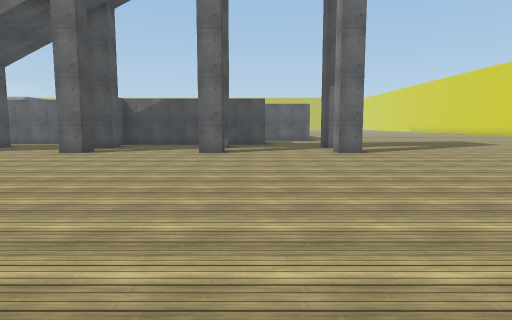
View 1 (above)

24 first-person views from a walk through a Unity game level. The camera is 1.5 m above the floor, tilts 6° down and sees 75° across. The floor is counted in squares, 2 m on a side. Each view is taken from the middle of a square. On the plan, view 1 faces up. The plan holds only what a view shows up to about 11 squares ahead; the rest is blank. The place goes on beyond the plan. The player is left out. Some surface patterns are stand-ins.

View 2
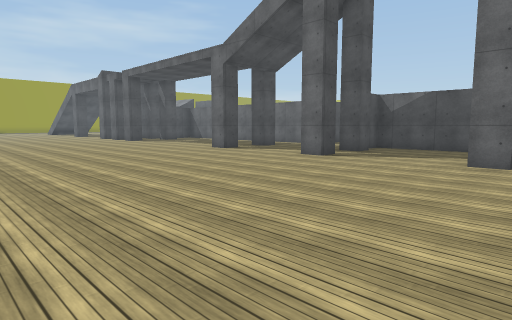

View 3
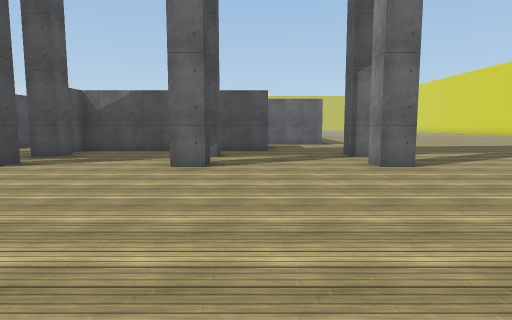

View 4
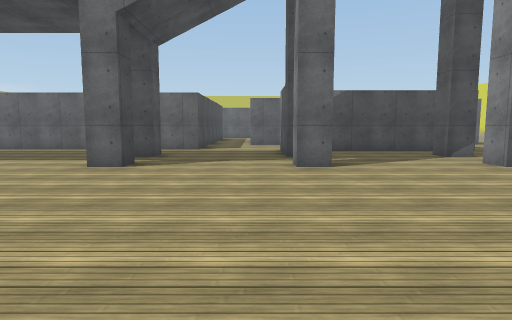

View 5
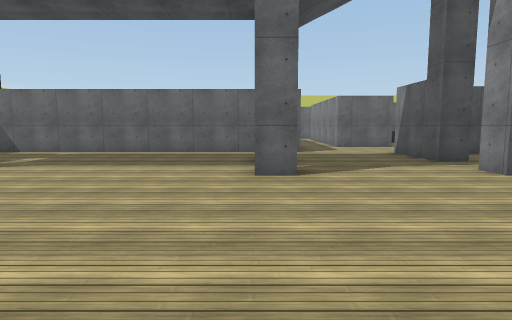

View 6
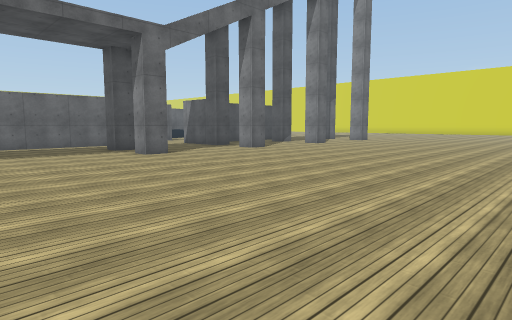

View 7
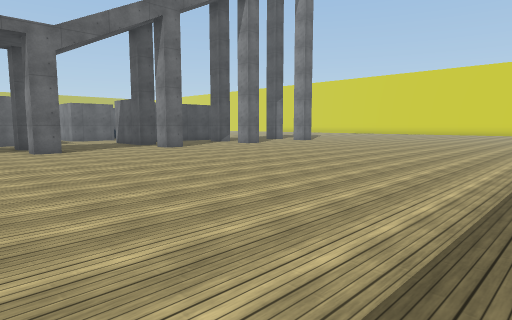

View 8
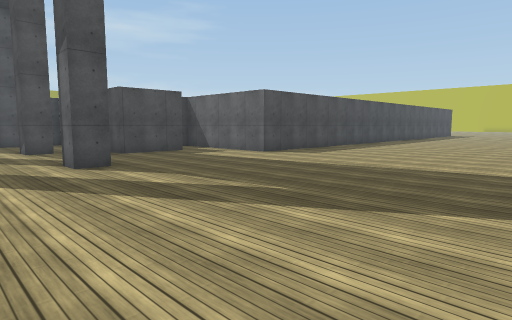

View 9
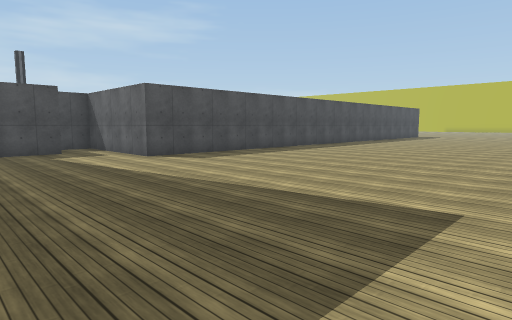

View 10
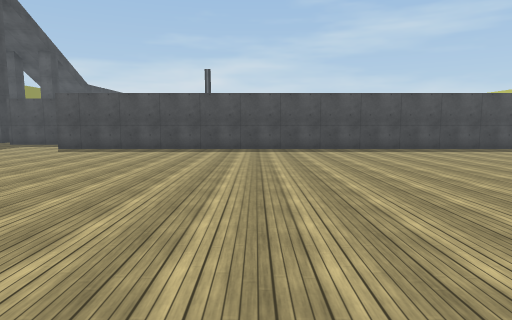

View 11
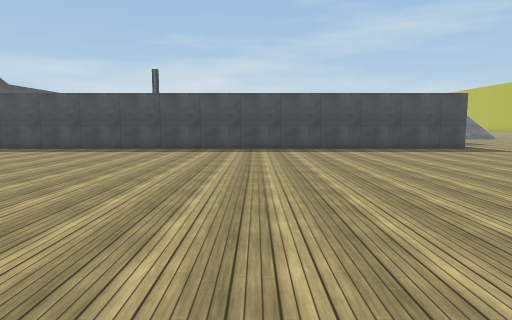

View 12
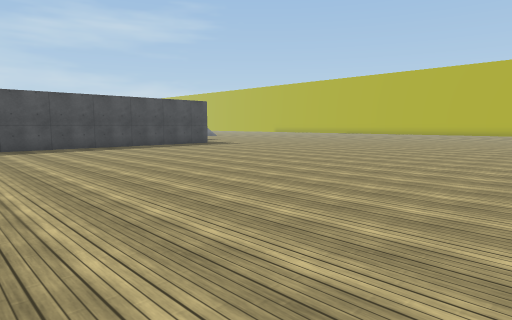

View 13
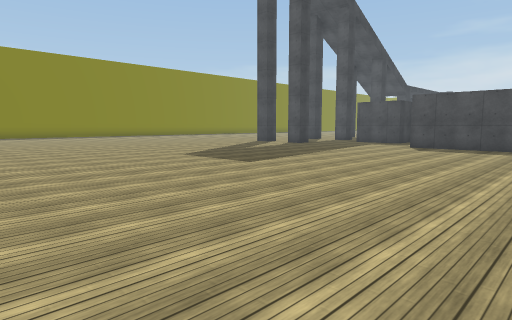

View 14
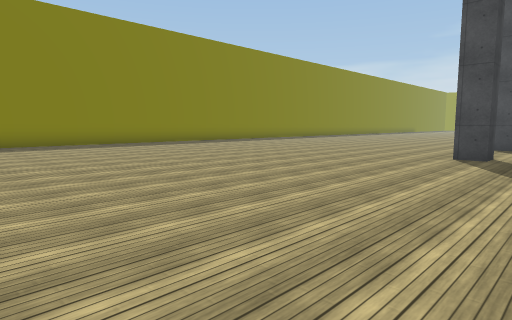

View 15
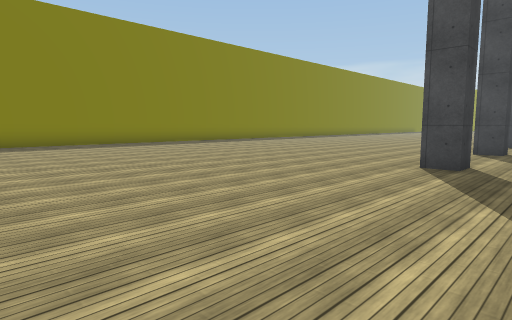

View 16
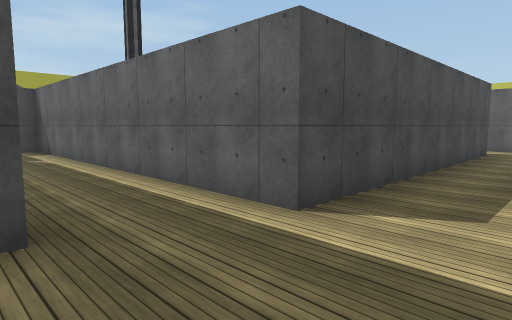

View 17
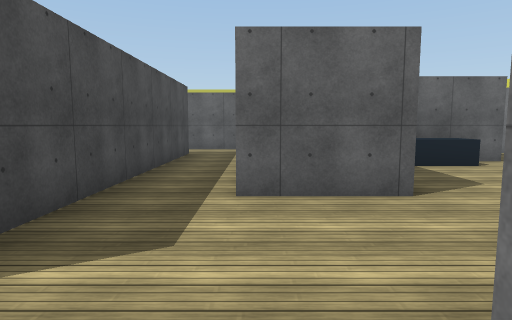

View 18
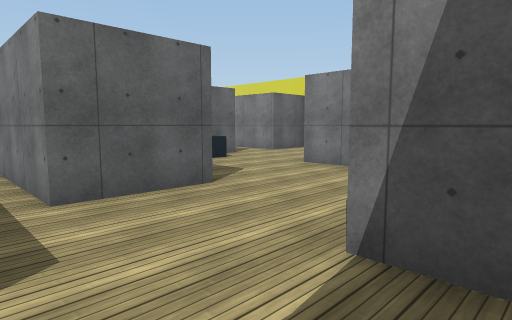

View 19
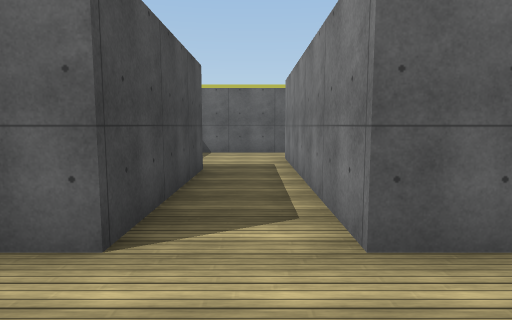

View 20
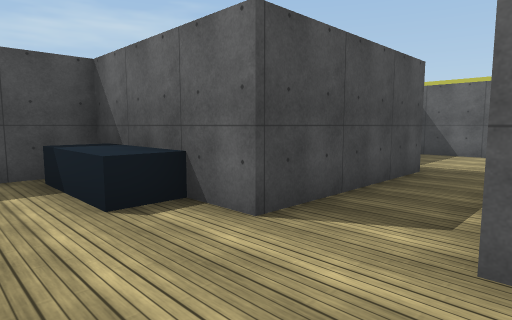

View 21
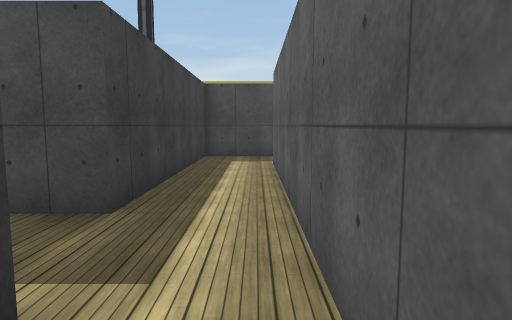

View 22
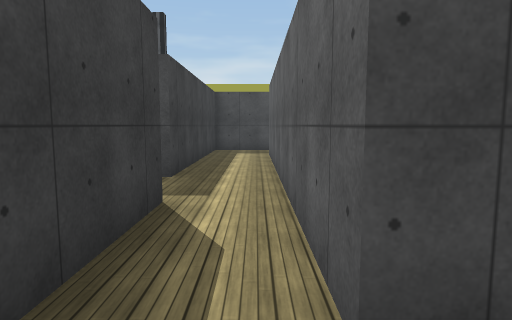

View 23
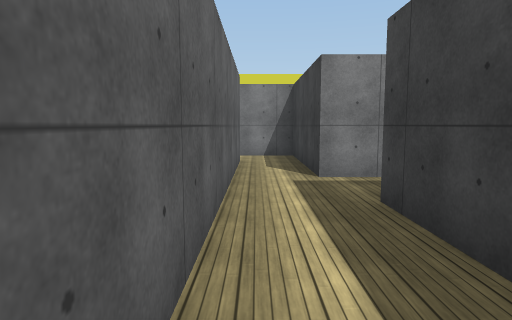

View 24
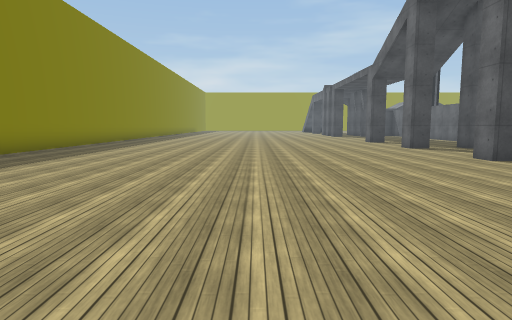

### Floor plan
Ten units are one square. View 1 is at (0, 0); x grows to the right and y downward. Boxes are objects, and circles mark ways between rooms. Rooms are numbered by the first view taken in them; rooms with no view inside come last. Other rooms are left out.
<svg viewBox="-140 -341 237 371">
<path fill="none" stroke="#000" d="M28 -115 28 -108 22 -108 22 -115M3 -146 3 -127 -50 -127 -50 -119M28 -95 28 -89 22 -89 22 -95 28 -95M-9 -115 -9 -108 -15 -108 -15 -115M-9 -95 -9 -89 -15 -89 -15 -95 -9 -95M-42 -155 -62 -155M-46 -115 -46 -108 -53 -108 -53 -130M-46 -96 -46 -89 -53 -89 -53 -96M-78 -156 -78 -133 -135 -133M-84 -115 -84 -108 -90 -108 -90 -115M-84 -96 -84 -89 -90 -89 -90 -96M68 25 72 25M88 25 92 25M-51 25 -24 25M25 -336 25 -158 -12 -158M18 -189 7 -189M-19 -190 -19 -181M-40 -229 -40 -223 -65 -223M-62 -211 -28 -211 -28 -225M-62 -201 -62 -211M-65 -223 -116 -223M-114 -208 -78 -208 -78 -156M-62 -155 -62 -182M-15 -150 -15 -161M-9 -189 -43 -189 -43 -176M-19 -181 -40 -181M-9 -228 -9 -189M9 -261 -21 -261M7 -189 7 -246"/>
<circle cx="-70" cy="-150" r="3" fill="#2a7"/>
<circle cx="-50" cy="-145" r="3" fill="#2a7"/>
<circle cx="-10" cy="-175" r="3" fill="#2a7"/>
<circle cx="0" cy="-180" r="3" fill="#2a7"/>
<circle cx="-60" cy="-220" r="3" fill="#2a7"/>
<text x="50" y="-140">1</text>
<text x="0" y="-180">2</text>
<text x="-30" y="-240">3</text>
<text x="-70" y="-200">4</text>
<text x="-30" y="-160">5</text>
<text x="0" y="-230">6</text>
</svg>
Room 1 opens to room 4. Room 1 opens to room 5. Room 2 opens to room 5. Room 2 opens to room 6. Room 3 opens to room 4.

Where each view was taken, in squares from view 1:
view 1: 0 up, 0 right, facing up
view 2: 2 up, 0 right, facing up-left
view 3: 3 up, 0 right, facing up
view 4: 3 up, 6 left, facing up
view 5: 4 up, 9 left, facing up
view 6: 1 up, 13 left, facing up-right
view 7: 1 down, 11 left, facing up-right
view 8: 9 up, 9 right, facing up-left
view 9: 12 up, 10 right, facing up-left
view 10: 22 up, 13 right, facing left
view 11: 27 up, 13 right, facing left
view 12: 25 up, 14 right, facing up-left
view 13: 20 up, 14 right, facing down-left
view 14: 11 up, 11 right, facing down-left
view 15: 11 up, 9 right, facing down-left
view 16: 11 up, 6 left, facing up-left
view 17: 12 up, 6 left, facing up
view 18: 12 up, 7 left, facing up-right
view 19: 17 up, 0 right, facing up
view 20: 17 up, 1 right, facing up-left
view 21: 22 up, 5 left, facing left
view 22: 22 up, 3 left, facing left
view 23: 22 up, 11 left, facing right
view 24: 4 up, 6 right, facing left
